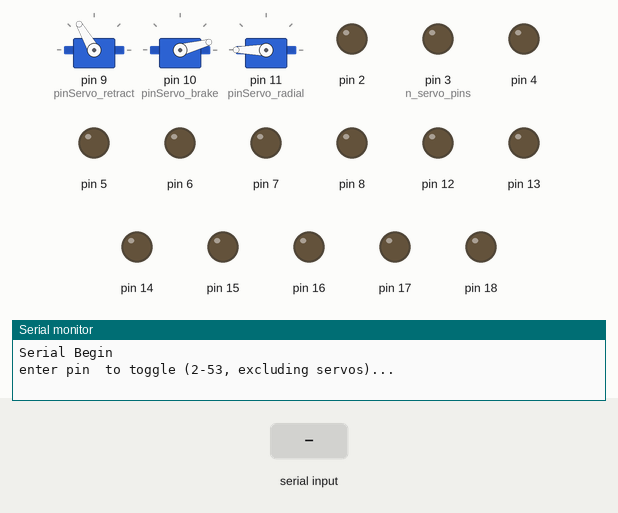
A sketch run on a simulated Arduino Uno, built with avr-gcc and run on an emulated ATmega328P. Parts: 3 × servo, output pins drawn as LEDs (lit = HIGH), the last lines printed to the serial monitor. The test bench sets the inputs (shaded band).

Above: at 1.9 s.
2.0 s: "5\n" received over Serial
At 2.7 s:
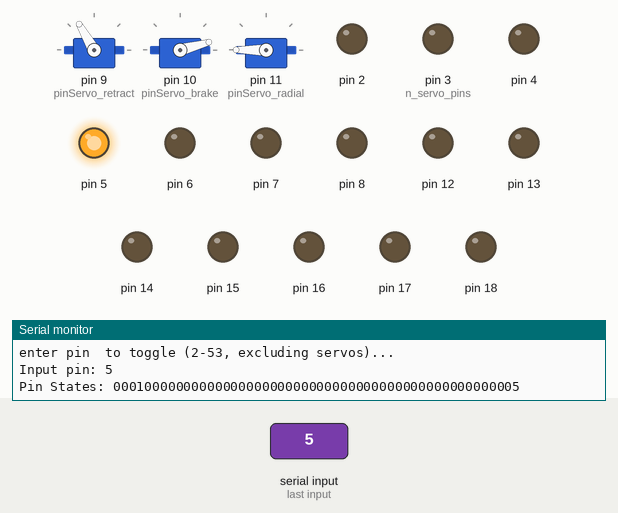
Timing chart, 0 to 5.0 s (numbered marks = the images above; inputs shaded):
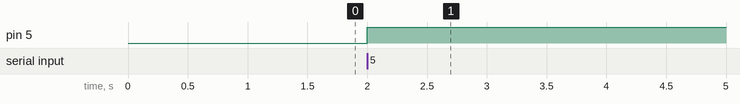

Measured:
- after the input at 2.0 s, pin 5: LOW → HIGH at once

The sketch:

manual_pin.ino
```cpp
 // libraries
  #include <Servo.h>

 // parameters ************************************************************************************************
   static byte servo_radial_deg = 180; // multi-spout radial head position
   static byte servo_retract_retracted_deg = 120; // retractable spout position
   static byte servo_brake_engaged_deg = 15; // brake position

 // arduino servo pins (no manual adjustment)
  static byte servo_pins[] = {9,10,11};
  static byte n_servo_pins = 3;
  static byte pinServo_retract = 9;
  static byte pinServo_brake = 10;
  static byte pinServo_radial = 11;

 // servos
  Servo servo_retract;
  Servo servo_brake;
  Servo servo_radial;

  static unsigned long baud = 115200;
  byte toggle_pin;
  boolean statePins[] = {0,0,0,0,0,0,0,0,0,0,0,0,0,0,0,0,0,0,0,0,0,0,0,0,0,0,0,0,0,0,0,0,0,0,0,0,0,0,0,0,0,0,0,0,0,0,0,0,0,0,0,0,0};
  boolean skip_pin;

void setup() {
  Serial.begin(baud); // start serial
  Serial.println("Serial Begin");
  Serial.println();

 // attach and move servos
   // retract
    servo_retract.attach(pinServo_retract);
    servo_retract.write(servo_retract_retracted_deg);
    delay(250);
    servo_retract.detach();

   // brake
    servo_brake.attach(pinServo_brake);
    servo_brake.write(servo_brake_engaged_deg);
    delay(250);
    servo_brake.detach();

   // radial
    servo_radial.attach(pinServo_radial);
    servo_radial.write(servo_radial_deg);
    delay(250);
    servo_radial.detach();

  for(byte i = 2; i<54; i++){
    for (byte i_servo_pin = 0; i_servo_pin < n_servo_pins; i_servo_pin++){
      if(i == servo_pins[i_servo_pin]){
        skip_pin = 1;
      }
    }

    if(!skip_pin){
      pinMode(i, OUTPUT);
    }

    skip_pin = 0;
  }

  Serial.println("enter pin  to toggle (2-53, excluding servos)...");
  Serial.println();
}

void loop() {
  if(Serial.available()){
    toggle_pin = Serial.parseInt(); // read serial

    // wait for input to begin calibration sequence
    if(toggle_pin > 1 && toggle_pin < 53){
      pinMode(toggle_pin, OUTPUT);
      digitalWrite(toggle_pin, HIGH);

      for (byte i_servo_pin = 0; i_servo_pin < n_servo_pins; i_servo_pin++){
        if(toggle_pin == servo_pins[i_servo_pin]){
          skip_pin = 1;
        }
      }

      if(!skip_pin){
        statePins[toggle_pin] = !statePins[toggle_pin];
        digitalWrite(toggle_pin, statePins[toggle_pin]);

        // print state of sols
        Serial.print("Input pin: "); Serial.println(toggle_pin);

        Serial.print("Pin States: ");

        for(byte i=2; i<54; i++){
          Serial.print(statePins[i]);
        }

        Serial.println();


      } else {
        Serial.println("error in input pin: must not match servo_pin");
      }

      skip_pin = 0;
    }
    Serial.println("");
  }
}
```
